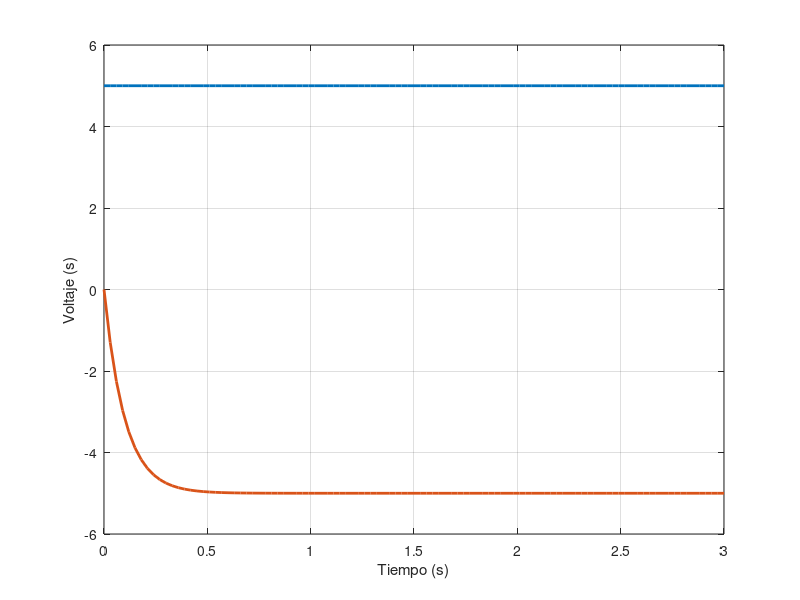

The MATLAB source for this figure:

%%   ITESS-TICS
%%   Enero-Junio 2024
%%   Matemáticas Áplicadas a Comunicaciones
%%   Unidad 4: Sietemas LIT
%%   27/mayo/2024
%%   FJMP


% parametros de una señal seno
A = 5;

% periodo
nPuntos = 100;
T = 3;
dt = T/nPuntos;

t = 0:dt:T;
ei = A + 0*t;
%ei = A*sin(2*pi*f*t)

%% respuesta del amplificador, cambie segun sus valores obtenidos
%eo =  - exp( -t / (C*R2))/(C*R1) .* ei;
eo =  -5 + 5*exp(-10*t);

plot(t, ei, "LineWidth", 2);
grid on
hold on
xlabel('Tiempo (s)')
ylabel('Voltaje (s)')

plot(t, eo, "LineWidth", 2);

